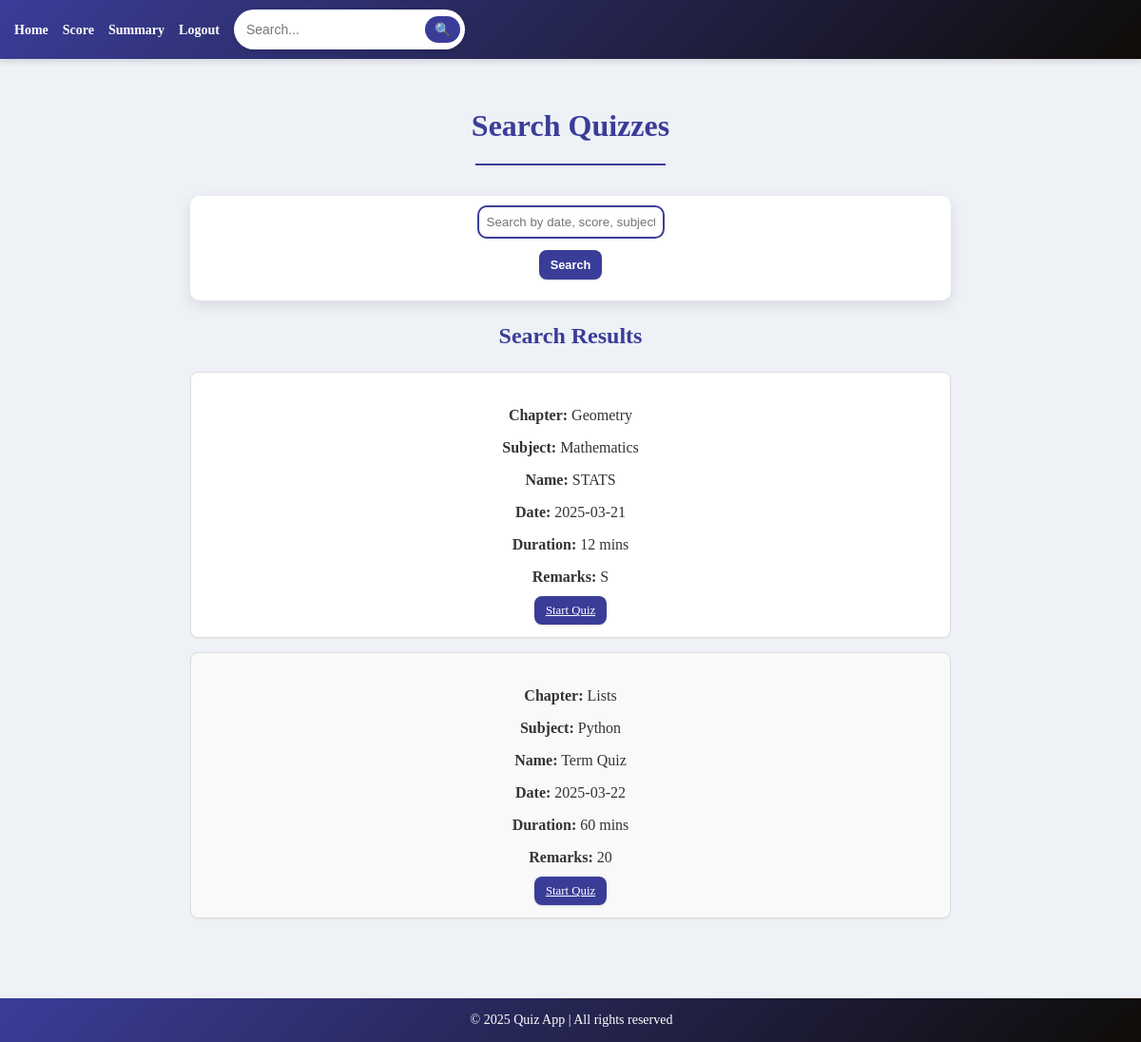
The page /search (signed in) on the database as committed earlier.
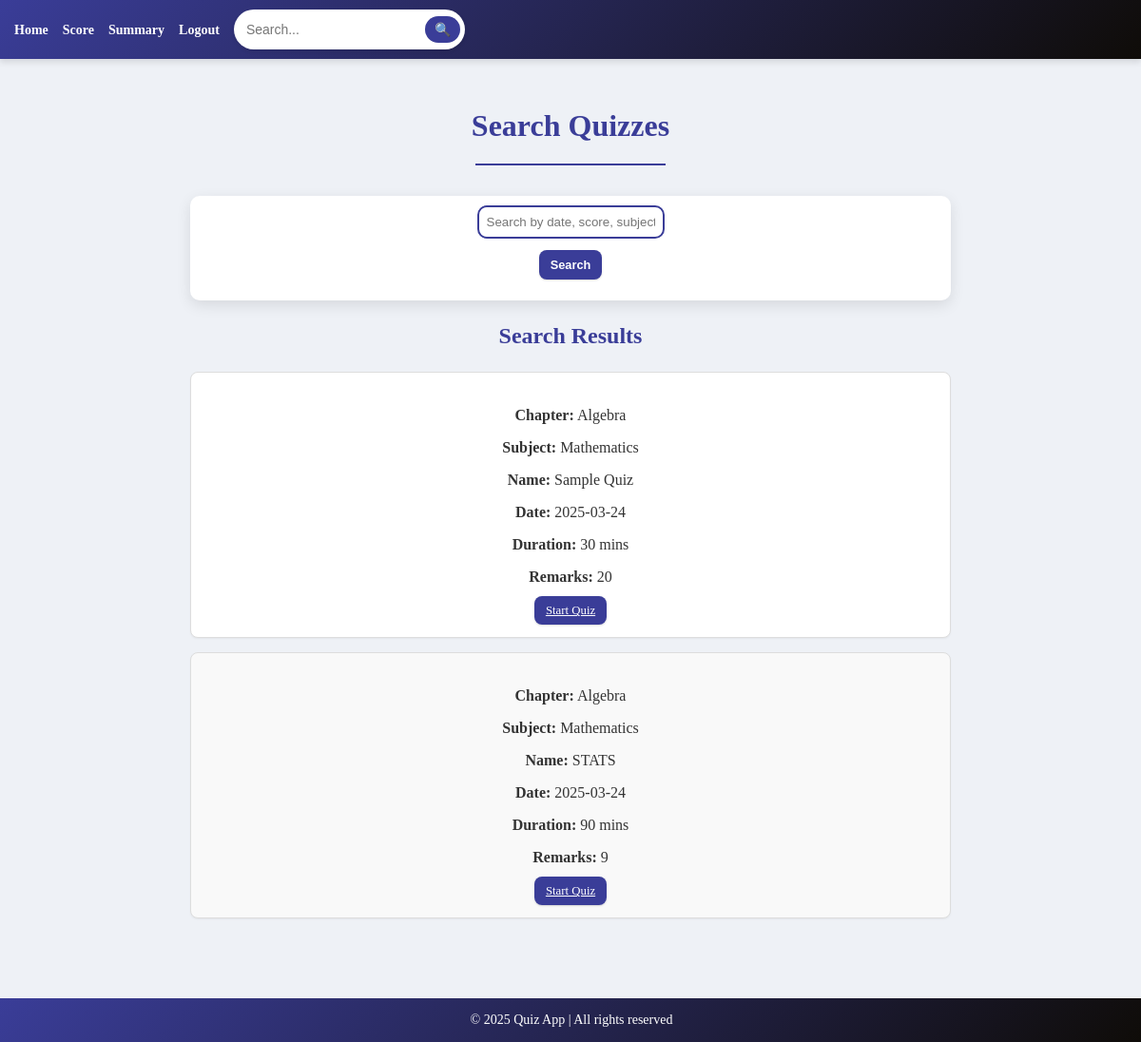
The same page on the database as committed later.
### models.py (models this page shows, shortened)
class Quiz(db.Model):
    __tablename__ = 'quiz'
    id = db.Column(db.Integer, primary_key=True)
    chapter_id = db.Column(db.Integer, db.ForeignKey('chapters.id'), nullable=False)
    name = db.Column(db.String(225), unique=True, nullable=False)
    date_of_quiz = db.Column(db.Date, nullable=True)
    time_duration = db.Column(db.Integer, nullable=True)
    remarks = db.Column(db.String(255), nullable=True)
    chapter = db.relationship('Chapter', back_populates='quizzes')
    scores = db.relationship('Score', backref='quiz', lazy=True)

class Chapter(db.Model):
    __tablename__ = 'chapters'
    id = db.Column(db.Integer, primary_key=True)
    chapter_name = db.Column(db.String(80), unique=True, nullable=False)
    description = db.Column(db.String(255), nullable=True)
    subject_id = db.Column(db.Integer, db.ForeignKey('subjects.id'), nullable=False)
    quizzes = db.relationship('Quiz', back_populates='chapter', cascade="all, delete-orphan", lazy=True)
    questions = db.relationship('Question', back_populates='chapter', cascade="all, delete-orphan", lazy=True)

class Subject(db.Model):
    __tablename__ = 'subjects'
    id = db.Column(db.Integer, primary_key=True)
    subject_name = db.Column(db.String(80), unique=True, nullable=False)
    description = db.Column(db.String(255), nullable=True)
    chapters = db.relationship('Chapter', backref='subject', cascade="all, delete-orphan", lazy=True)

### app.py (the view)
@app.route('/search', methods=['GET'])
def search_handler():
    if "user_id" not in session:
        flash("Unauthorized access!", "danger")
        return redirect(url_for("login"))
    query = request.args.get("query", "").strip()
    if session.get("user_role") == "admin":
        subjects, chapters = [], []
        if query:
            subjects = Subject.query.filter(
                (Subject.subject_name.ilike(f"%{query}%")) |
                (Subject.description.ilike(f"%{query}%"))
            ).all()
            chapters = Chapter.query.filter(
                (Chapter.chapter_name.ilike(f"%{query}%")) |
                (Chapter.description.ilike(f"%{query}%"))
            ).all()
        return render_template("search.html", query=query, subjects=subjects, chapters=chapters)
    else:
        quizzes = []
        if query:
            from sqlalchemy import or_, func
            quizzes = Quiz.query.join(Chapter).join(Subject).filter(
                or_(
                    Quiz.name.ilike(f"%{query}%"),
                    func.strftime('%Y-%m-%d', Quiz.date_of_quiz).ilike(f"%{query}%"),
                    Chapter.chapter_name.ilike(f"%{query}%"),
                    Subject.subject_name.ilike(f"%{query}%")
                )
            ).all()
            if query.isdigit():
                numeric_query = int(query)
                user_scores = Score.query.filter_by(user_id=session.get("user_id"), total_scored=numeric_query).all()
                quiz_ids = [score.quiz_id for score in user_scores]
                quiz_by_score = Quiz.query.filter(Quiz.id.in_(quiz_ids)).all()
                quizzes = list({q.id: q for q in quizzes + quiz_by_score}.values())
        else:
            quizzes = Quiz.query.order_by(Quiz.date_of_quiz).all()
        return render_template("search1.html", query=query, quizzes=quizzes)

### templates/search1.html (shortened to what this page needs)
{% extends 'base1.html' %}
{% block content %}
<div class="container mt-4 py-4">
  <div class="text-center mb-4">
    <h1 class="display-4">Search Quizzes</h1>
    <hr class="custom-hr">
  </div>
  <form method="GET" action="{{ url_for('search_handler') }}" class="form-inline justify-content-center mb-4">
    <div class="form-group mx-sm-3 mb-2">
      <input type="text" name="query" class="form-control" placeholder="Search by date, score, subject or chapter" value="{{ query }}">
    </div>
    <button type="submit" class="btn btn-primary mb-2">Search</button>
  </form>
  <h2 class="text-center mb-4">Search Results</h2>
  {% if quizzes %}
    <ul class="custom-list">
      {% for quiz in quizzes %}
        <li>
          <p><strong>Chapter:</strong> {{ quiz.chapter.chapter_name }}</p>
          <p><strong>Subject:</strong> {{ quiz.chapter.subject.subject_name }}</p>
          <p><strong>Name:</strong> {{ quiz.name }}</p>
          <p><strong>Date:</strong> {{ quiz.date_of_quiz }}</p>
          <p><strong>Duration:</strong> {{ quiz.time_duration }} mins</p>
          <p><strong>Remarks:</strong> {{ quiz.remarks }}</p>
          <a href="{{ url_for('take_quiz', quiz_id=quiz.id) }}" class="btn btn-primary btn-sm">Start Quiz</a>
        </li>
      {% endfor %}
    </ul>
  {% else %}
    <p class="text-center text-muted">No quizzes found matching your search.</p>
  {% endif %}
</div>
{% endblock %}

Rows that differ between the two databases and show on the page:
removed Quiz: chapter.chapter_name "Geometry", chapter.subject.subject_name "Mathematics", name "STATS", date_of_quiz "2025-03-21", time_duration "12", remarks "S"
removed Quiz: chapter.chapter_name "Lists", chapter.subject.subject_name "Python", name "Term Quiz", date_of_quiz "2025-03-22", time_duration "60", remarks "20"
added Quiz: chapter.chapter_name "Algebra", chapter.subject.subject_name "Mathematics", name "Sample Quiz", date_of_quiz "2025-03-24", time_duration "30", remarks "20"
added Quiz: chapter.chapter_name "Algebra", chapter.subject.subject_name "Mathematics", name "STATS", date_of_quiz "2025-03-24", time_duration "90", remarks "9"
